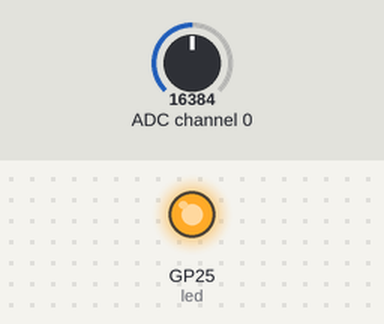
This program was run on a simulated Raspberry Pi Pico running MicroPython. On the bench: output pins drawn as LEDs (lit = HIGH). The inputs (shaded band) are chosen by the test bench; at power-on: ADC channel 0 = 16384 (analog values on the 0–32767 scale). What the program prints to the serial console is not drawn.

Above: at 4.2 s.
4.3 s: ADC channel 0 set to 16744
7.3 s: ADC channel 0 set to 16383
At 9.0 s:
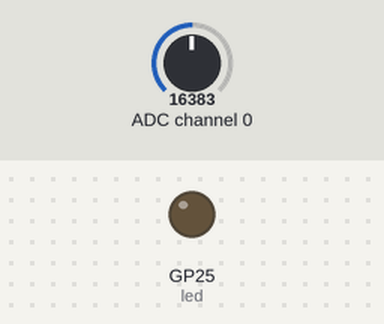
10.3 s: ADC channel 0 set to 9830
Timing chart, 0 to 19.1 s (numbered marks = the images above; inputs shaded):
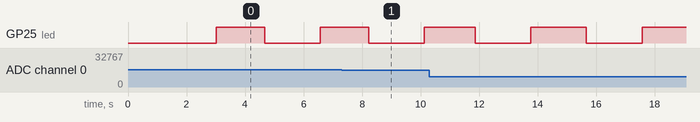

The program:

main.py
```python
# EnerGuard - Raspberry Pi Pico firmware (MicroPython)
#
# Reads the ACS712 current sensor through the ADS1115 ADC at 860 samples/s,
# converts each reading to amps and sends one line per second to the
# Raspberry Pi over USB:   W,<pico_ms>,<n>,<a1>,<a2>,...,<an>
#
# Wiring (see the Circuit Connections slide):
#   ADS1115 VDD -> Pico 3V3 OUT     ADS1115 GND  -> GND
#   ADS1115 SDA -> GP4 (pin 6)      ADS1115 SCL  -> GP5 (pin 7)
#   ADS1115 ADDR -> GND (0x48)      ADS1115 A0   -> ACS712 OUT via 10k/20k divider
#   ACS712 VCC -> VBUS (5 V)        ACS712 IP+/IP- in series with the load
#
# Copy this file to the Pico as main.py (Thonny: File > Save as > Raspberry Pi Pico).
# On first start, keep the load SWITCHED OFF for 3 seconds: the zero offset is measured.

import sys
import time
from machine import I2C, Pin

ADDR = 0x48
REG_CONV, REG_CFG = 0x00, 0x01
SENS_V_PER_A = 0.185          # ACS712-5A: 185 mV per amp
DIVIDER = 2 / 3               # 10k / 20k divider: ADC sees 2/3 of the sensor voltage
LSB_V = 4.096 / 32768         # ADS1115 at +-4.096 V range
FS = 860
CHUNK = FS                    # samples per line (one second)

i2c = I2C(0, sda=Pin(4), scl=Pin(5), freq=400_000)
led = Pin(25, Pin.OUT)

# Config: AIN0 vs GND, +-4.096 V, continuous mode, 860 SPS, comparator off
CFG = (0 << 15) | (0b100 << 12) | (0b001 << 9) | (0 << 8) | (0b111 << 5) | 0b00011
i2c.writeto_mem(ADDR, REG_CFG, bytes([CFG >> 8, CFG & 0xFF]))
time.sleep_ms(10)


def read_volts():
    b = i2c.readfrom_mem(ADDR, REG_CONV, 2)
    raw = (b[0] << 8) | b[1]
    if raw > 32767:
        raw -= 65536
    return raw * LSB_V / DIVIDER          # undo the divider: voltage at the ACS712 output


def calibrate_zero(seconds=3):
    """Average sensor voltage with NO load = zero-current offset (about 2.5 V)."""
    n, total = 0, 0.0
    end = time.ticks_add(time.ticks_ms(), seconds * 1000)
    while time.ticks_diff(end, time.ticks_ms()) > 0:
        total += read_volts()
        n += 1
        time.sleep_us(1100)
    return total / n


zero_v = calibrate_zero()
period_us = 1_000_000 // FS
buf = [0.0] * CHUNK

while True:
    led.toggle()
    t_next = time.ticks_us()
    for i in range(CHUNK):
        # I = (V - zero offset) / sensitivity
        buf[i] = (read_volts() - zero_v) / SENS_V_PER_A
        t_next = time.ticks_add(t_next, period_us)
        while time.ticks_diff(t_next, time.ticks_us()) > 0:
            pass
    sys.stdout.write("W,%d,%d," % (time.ticks_ms(), CHUNK))
    sys.stdout.write(",".join("%.4f" % a for a in buf))
    sys.stdout.write("\n")
```

Measured:
- after the input at 7.3 s, GP25 (led): HIGH → LOW after 0.93 s instead of 1.2 s
